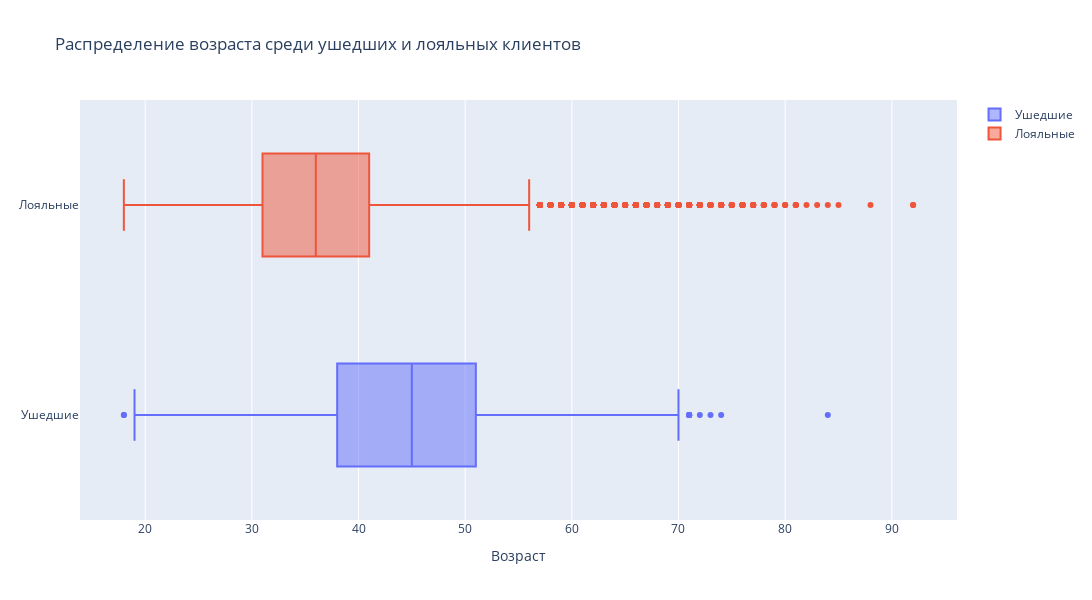

Write notebook code for a chart like this one.
### Markdown cell above
# Задание 9.4
Посмотрите на распределение возраста в разрезе признака оттока. В какой группе больше потенциальных выбросов? На какую возрастную категорию клиентов стоит обратить внимание банку?

### Code cell
exited_0_age = churn_data['Age'][churn_data['Exited'] == 0] # возраст лояльных клиентов
exited_1_age = churn_data['Age'][churn_data['Exited'] == 1] # возраст ушедших клиентов

fig = go.Figure()
fig.add_trace(go.Box(x=exited_1_age, name='Ушедшие'))
fig.add_trace(go.Box(x=exited_0_age, name='Лояльные'))
fig.update_layout(title="Распределение возраста среди ушедших и лояльных клиентов",
                xaxis_title="Возраст", height=600, width=1500)

fig.show()

### Figure 1 — Plotly figure (JSON) as saved in the notebook; plotly's stock layout.template omitted (floating-point values rounded to 4 significant figures; data arrays with more than 128 entries replaced by an {"elided": "..."} marker saying what was removed)
{"data": [{"name": "Ушедшие", "type": "box", "x": {"elided": "2037 int values"}}, {"name": "Лояльные", "type": "box", "x": {"elided": "7963 int values"}}], "layout": {"height": 600, "title": {"text": "Распределение возраста среди ушедших и лояльных клиентов"}, "width": 1500, "xaxis": {"title": {"text": "Возраст"}}}}
